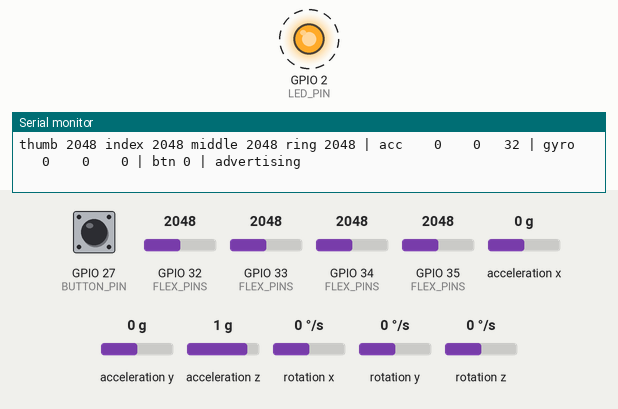
Recording of a sketch running on a simulated ESP32. On the bench: output pins drawn as LEDs (lit = HIGH), the last lines printed to the serial monitor. Wiring (inferred from the names in the program): MPU-6050 motion sensor at I2C address 0x68. Dashed ring = blinking. The inputs (shaded band) are chosen by the test bench; at power-on: acceleration x 0 g, GPIO 33 (FLEX_PINS) = 2048, GPIO 35 (FLEX_PINS) = 2048, GPIO 27 (BUTTON_PIN) HIGH, GPIO 32 (FLEX_PINS) = 2048, GPIO 34 (FLEX_PINS) = 2048, acceleration y 0 g, acceleration z 1 g, rotation x 0 °/s, rotation y 0 °/s, rotation z 0 °/s (analog values on the 0–4095 scale). Nothing arrives over Bluetooth unless stated; a phone connects over Bluetooth LE 3 s after start.

Above: at 0.61 s.
1.3 s: acceleration x set to -0.2 g
At 3.3 s:
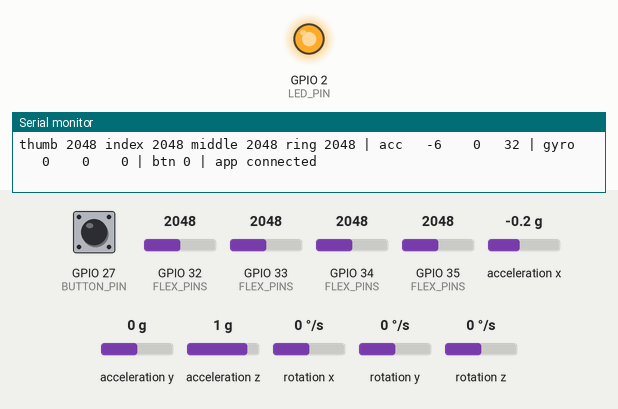
3.5 s: GPIO 33 (FLEX_PINS) set to 1031
5.0 s: GPIO 33 (FLEX_PINS) set to 934
6.7 s: GPIO 35 (FLEX_PINS) set to 1026
8.2 s: GPIO 35 (FLEX_PINS) set to 925
Timing chart, 0 to 11.2 s (numbered marks = the images above; inputs shaded):
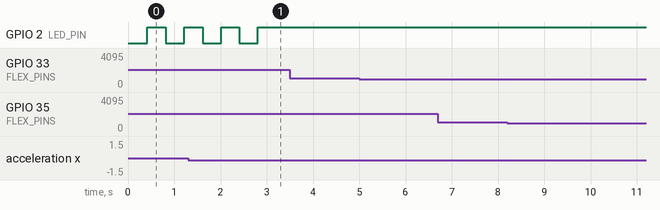

The sketch:

signbridge_glove.ino
```cpp
/*
  SignBridge glove firmware (ESP32 DevKit V1, Arduino core)
  Streams raw sensor data to the SignBridge web app over Bluetooth LE. All recognition happens in the app.
  Four flex sensors for now: thumb, index, middle, ring. The pinky sensor was damaged and will be added back
  on VP (GPIO 36); bytes 8-9 of the packet are kept for it.

  Packet, 17 bytes, 50 per second, Nordic UART TX characteristic (notify):
    [0..7]   flex, uint16 little-endian, 12-bit ADC (0-4095): thumb, index, middle, ring
    [8..9]   pinky, reserved: always 0 until the pinky sensor is added back on VP (GPIO 36)
    [10..12] accel x, y, z   int8, 1 unit = 1/32 g   (+-2 g range -> +-64)
    [13..15] gyro  x, y, z   int8, 1 unit = 8 deg/s  (+-1000 deg/s range)
    [16]     flags: bit0 = button held, bit1 = MPU6050 found

  WIRING (ADC1 pins only, so Bluetooth/WiFi never disables them)
    Each flex sensor: 3V3 --[flex]--+-- pin
                                    +--[10k]-- GND
      thumb D32, index D33, middle D34, ring D35; pinky VP (GPIO 36) planned
    MPU6050: VCC 3V3, GND, SDA D21, SCL D22
    Button:  D27 -- button -- GND        (optional: starts a recording in the app)
    Status LED: on-board blue LED (GPIO 2): blinking = waiting for the app, solid = connected
*/
#include <BLEDevice.h>
#include <BLEServer.h>
#include <BLEUtils.h>
#include <BLE2902.h>
#include <Wire.h>

const int NF = 4;                                // number of flex sensors
const int FLEX_PINS[NF] = {32, 33, 34, 35};      // thumb, index, middle, ring (pinky later: NF = 5, add 36)
const int BUTTON_PIN = 27;
const int LED_PIN = 2;
int MPU_ADDR = 0x68;

#define SERVICE_UUID "6e400001-b5a3-f393-e0a9-e50e24dcca9e"
#define TX_UUID      "6e400003-b5a3-f393-e0a9-e50e24dcca9e"

BLECharacteristic* tx;
bool connected = false;
bool mpuFound = false;
float smooth[NF];
unsigned long lastSend = 0, lastPrint = 0;

class Callbacks : public BLEServerCallbacks {
  void onConnect(BLEServer*) { connected = true; }
  void onDisconnect(BLEServer* s) { connected = false; s->getAdvertising()->start(); }
};

void mpuWrite(byte reg, byte val) {
  Wire.beginTransmission(MPU_ADDR); Wire.write(reg); Wire.write(val); Wire.endTransmission();
}

// 16 quick reads, sorted, and the middle 8 averaged (a trimmed mean): cuts ADC noise and ignores the odd spike.
float readFlex(int pin) {
  int v[16];
  for (int k = 0; k < 16; k++) v[k] = analogRead(pin);
  for (int a = 1; a < 16; a++) { int x = v[a], b = a - 1; while (b >= 0 && v[b] > x) { v[b + 1] = v[b]; b--; } v[b + 1] = x; }
  long sum = 0;
  for (int k = 4; k < 12; k++) sum += v[k];
  return sum / 8.0;
}

// Adaptive smoothing: small changes (sensor jitter, slow creep) are smoothed heavily so the value sits still,
// while a real bend (a big jump) passes through quickly.
float smoothStep(float old, float now) {
  float d = fabsf(now - old);
  float a = d < 12 ? 0.08 : d < 40 ? 0.3 : 0.6;
  return old + (now - old) * a;
}

int8_t toI8(float v) { return (int8_t)constrain((int)lroundf(v), -127, 127); }

void setup() {
  Serial.begin(115200);
  pinMode(BUTTON_PIN, INPUT_PULLUP);
  pinMode(LED_PIN, OUTPUT);
  analogReadResolution(12);
  analogSetAttenuation(ADC_11db);                 // full 0-3.3 V range

  Wire.begin(21, 22);
  Serial.print("I2C devices:");
  int found = 0;
  for (int a = 1; a < 127; a++) {
    Wire.beginTransmission(a);
    if (Wire.endTransmission() == 0) { Serial.printf(" 0x%02X", a); found++; }
  }
  Serial.println(found ? "" : " none");
  for (int a : {0x68, 0x69}) {
    Wire.beginTransmission(a);
    if (Wire.endTransmission() == 0) { MPU_ADDR = a; mpuFound = true; break; }
  }
  if (mpuFound) {
    mpuWrite(0x6B, 0x00);     // wake up
    mpuWrite(0x1A, 0x03);     // 44 Hz low-pass filter, cuts vibration noise
    mpuWrite(0x1B, 0x10);     // gyro +-1000 deg/s
    mpuWrite(0x1C, 0x00);     // accel +-2 g
  }
  Serial.println(mpuFound ? "MPU6050 found" : "No MPU6050: motion data will be zero");

  for (int i = 0; i < NF; i++) smooth[i] = readFlex(FLEX_PINS[i]);

  BLEDevice::init("SignBridge Glove");
  BLEServer* server = BLEDevice::createServer();
  server->setCallbacks(new Callbacks());
  BLEService* service = server->createService(SERVICE_UUID);
  tx = service->createCharacteristic(TX_UUID, BLECharacteristic::PROPERTY_NOTIFY);
  tx->addDescriptor(new BLE2902());
  service->start();
  BLEAdvertising* adv = BLEDevice::getAdvertising();
  adv->addServiceUUID(SERVICE_UUID);
  adv->setScanResponse(true);                     // puts the name in the scan response
  adv->start();
  Serial.println("SignBridge glove ready");
}

void loop() {
  if (millis() - lastSend < 20) return;           // 50 packets per second
  lastSend = millis();

  for (int i = 0; i < NF; i++) smooth[i] = smoothStep(smooth[i], readFlex(FLEX_PINS[i]));

  float ax = 0, ay = 0, az = 0, gx = 0, gy = 0, gz = 0;
  if (mpuFound) {
    Wire.beginTransmission(MPU_ADDR); Wire.write(0x3B); Wire.endTransmission(false);
    if (Wire.requestFrom(MPU_ADDR, 14) == 14) {
      int16_t v[7];
      for (int i = 0; i < 7; i++) { v[i] = Wire.read() << 8; v[i] |= Wire.read(); }
      ax = v[0] / 512.0; ay = v[1] / 512.0; az = v[2] / 512.0;              // 1/32 g units
      gx = v[4] / 32.8 / 8; gy = v[5] / 32.8 / 8; gz = v[6] / 32.8 / 8;   // 8 deg/s units
    }
  }
  bool button = digitalRead(BUTTON_PIN) == LOW;

  uint8_t p[17];
  p[8] = p[9] = 0;                                // pinky slot, unused until the sensor is replaced
  for (int i = 0; i < NF; i++) {
    uint16_t f = (uint16_t)constrain((int)smooth[i], 0, 4095);
    p[i * 2] = f & 0xFF; p[i * 2 + 1] = f >> 8;
  }
  p[10] = toI8(ax); p[11] = toI8(ay); p[12] = toI8(az);
  p[13] = toI8(gx); p[14] = toI8(gy); p[15] = toI8(gz);
  p[16] = (button ? 1 : 0) | (mpuFound ? 2 : 0);

  if (connected) { tx->setValue(p, 17); tx->notify(); }
  digitalWrite(LED_PIN, connected ? HIGH : (millis() / 400) % 2);

  if (millis() - lastPrint > 200) {               // 5 lines a second for the Serial Monitor
    lastPrint = millis();
    Serial.printf("thumb %4d index %4d middle %4d ring %4d | acc %4d %4d %4d | gyro %4d %4d %4d | btn %d | %s\n",
      (int)smooth[0], (int)smooth[1], (int)smooth[2], (int)smooth[3],
      (int8_t)p[10], (int8_t)p[11], (int8_t)p[12], (int8_t)p[13], (int8_t)p[14], (int8_t)p[15],
      button, connected ? "app connected" : "advertising");
  }
}
```

Measured:
- the behaviour switches between 0 and -0.1 g on acceleration x (found by bisection; images 0 and 1)
- by itself, GPIO 2 (LED_PIN): alternates HIGH for 0.38 s and LOW for 0.40 s
